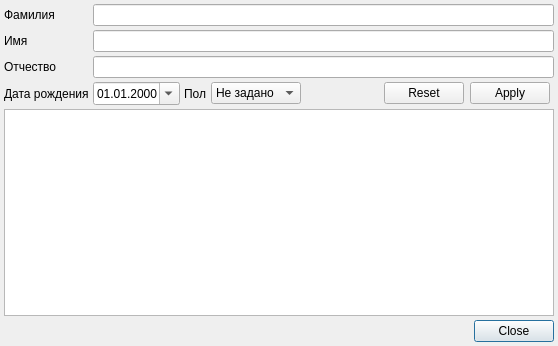
<?xml version="1.0" encoding="UTF-8"?>
<ui version="4.0">
 <class>TreatmentAppointmentClientsEditor</class>
 <widget class="QDialog" name="TreatmentAppointmentClientsEditor">
  <property name="geometry">
   <rect>
    <x>0</x>
    <y>0</y>
    <width>558</width>
    <height>346</height>
   </rect>
  </property>
  <property name="windowTitle">
   <string>Dialog</string>
  </property>
  <layout class="QGridLayout" name="gridLayout">
   <property name="margin">
    <number>4</number>
   </property>
   <property name="spacing">
    <number>4</number>
   </property>
   <item row="0" column="0">
    <widget class="QLabel" name="lblLastName">
     <property name="sizePolicy">
      <sizepolicy hsizetype="Fixed" vsizetype="Preferred">
       <horstretch>0</horstretch>
       <verstretch>0</verstretch>
      </sizepolicy>
     </property>
     <property name="text">
      <string>Фамилия</string>
     </property>
     <property name="buddy">
      <cstring>edtLastName</cstring>
     </property>
    </widget>
   </item>
   <item row="0" column="1" colspan="6">
    <widget class="QLineEdit" name="edtLastName"/>
   </item>
   <item row="1" column="0">
    <widget class="QLabel" name="lblFirstName">
     <property name="sizePolicy">
      <sizepolicy hsizetype="Fixed" vsizetype="Preferred">
       <horstretch>0</horstretch>
       <verstretch>0</verstretch>
      </sizepolicy>
     </property>
     <property name="text">
      <string>Имя</string>
     </property>
     <property name="buddy">
      <cstring>edtFirstName</cstring>
     </property>
    </widget>
   </item>
   <item row="1" column="1" colspan="6">
    <widget class="QLineEdit" name="edtFirstName"/>
   </item>
   <item row="2" column="0">
    <widget class="QLabel" name="lblPatrName">
     <property name="sizePolicy">
      <sizepolicy hsizetype="Fixed" vsizetype="Preferred">
       <horstretch>0</horstretch>
       <verstretch>0</verstretch>
      </sizepolicy>
     </property>
     <property name="text">
      <string>Отчество</string>
     </property>
     <property name="buddy">
      <cstring>edtPatrName</cstring>
     </property>
    </widget>
   </item>
   <item row="2" column="1" colspan="6">
    <widget class="QLineEdit" name="edtPatrName"/>
   </item>
   <item row="4" column="0">
    <widget class="QLabel" name="lblBirthDate">
     <property name="sizePolicy">
      <sizepolicy hsizetype="Fixed" vsizetype="Preferred">
       <horstretch>0</horstretch>
       <verstretch>0</verstretch>
      </sizepolicy>
     </property>
     <property name="text">
      <string>Дата рождения</string>
     </property>
     <property name="buddy">
      <cstring>edtBirthDate</cstring>
     </property>
    </widget>
   </item>
   <item row="4" column="1">
    <widget class="CDateEdit" name="edtBirthDate">
     <property name="displayFormat">
      <string>dd.MM.yyyy</string>
     </property>
     <property name="calendarPopup">
      <bool>true</bool>
     </property>
    </widget>
   </item>
   <item row="4" column="2">
    <widget class="QLabel" name="lblSex">
     <property name="text">
      <string>Пол</string>
     </property>
    </widget>
   </item>
   <item row="4" column="3">
    <widget class="QComboBox" name="cmbSex">
     <item>
      <property name="text">
       <string>Не задано</string>
      </property>
     </item>
     <item>
      <property name="text">
       <string>Мужской</string>
      </property>
     </item>
     <item>
      <property name="text">
       <string>Женский</string>
      </property>
     </item>
    </widget>
   </item>
   <item row="5" column="0" colspan="7">
    <widget class="CTableView" name="tblTreatmentClientList">
     <property name="selectionBehavior">
      <enum>QAbstractItemView::SelectRows</enum>
     </property>
    </widget>
   </item>
   <item row="6" column="0" colspan="7">
    <widget class="QDialogButtonBox" name="buttonBox">
     <property name="orientation">
      <enum>Qt::Horizontal</enum>
     </property>
     <property name="standardButtons">
      <set>QDialogButtonBox::Close</set>
     </property>
    </widget>
   </item>
   <item row="4" column="5">
    <widget class="QDialogButtonBox" name="buttonBoxFilter">
     <property name="standardButtons">
      <set>QDialogButtonBox::Apply|QDialogButtonBox::Reset</set>
     </property>
    </widget>
   </item>
   <item row="4" column="4">
    <spacer name="horizontalSpacer_2">
     <property name="orientation">
      <enum>Qt::Horizontal</enum>
     </property>
     <property name="sizeHint" stdset="0">
      <size>
       <width>40</width>
       <height>20</height>
      </size>
     </property>
    </spacer>
   </item>
  </layout>
 </widget>
 <customwidgets>
  <customwidget>
   <class>CTableView</class>
   <extends>QTableView</extends>
   <header>library/TableView.h</header>
  </customwidget>
  <customwidget>
   <class>CDateEdit</class>
   <extends>QDateEdit</extends>
   <header>library/DateEdit.h</header>
  </customwidget>
 </customwidgets>
 <tabstops>
  <tabstop>edtLastName</tabstop>
  <tabstop>edtFirstName</tabstop>
  <tabstop>edtPatrName</tabstop>
  <tabstop>edtBirthDate</tabstop>
  <tabstop>cmbSex</tabstop>
  <tabstop>buttonBoxFilter</tabstop>
  <tabstop>tblTreatmentClientList</tabstop>
  <tabstop>buttonBox</tabstop>
 </tabstops>
 <resources/>
 <connections>
  <connection>
   <sender>buttonBox</sender>
   <signal>accepted()</signal>
   <receiver>TreatmentAppointmentClientsEditor</receiver>
   <slot>accept()</slot>
   <hints>
    <hint type="sourcelabel">
     <x>248</x>
     <y>254</y>
    </hint>
    <hint type="destinationlabel">
     <x>157</x>
     <y>274</y>
    </hint>
   </hints>
  </connection>
  <connection>
   <sender>buttonBox</sender>
   <signal>rejected()</signal>
   <receiver>TreatmentAppointmentClientsEditor</receiver>
   <slot>reject()</slot>
   <hints>
    <hint type="sourcelabel">
     <x>316</x>
     <y>260</y>
    </hint>
    <hint type="destinationlabel">
     <x>286</x>
     <y>274</y>
    </hint>
   </hints>
  </connection>
 </connections>
</ui>
